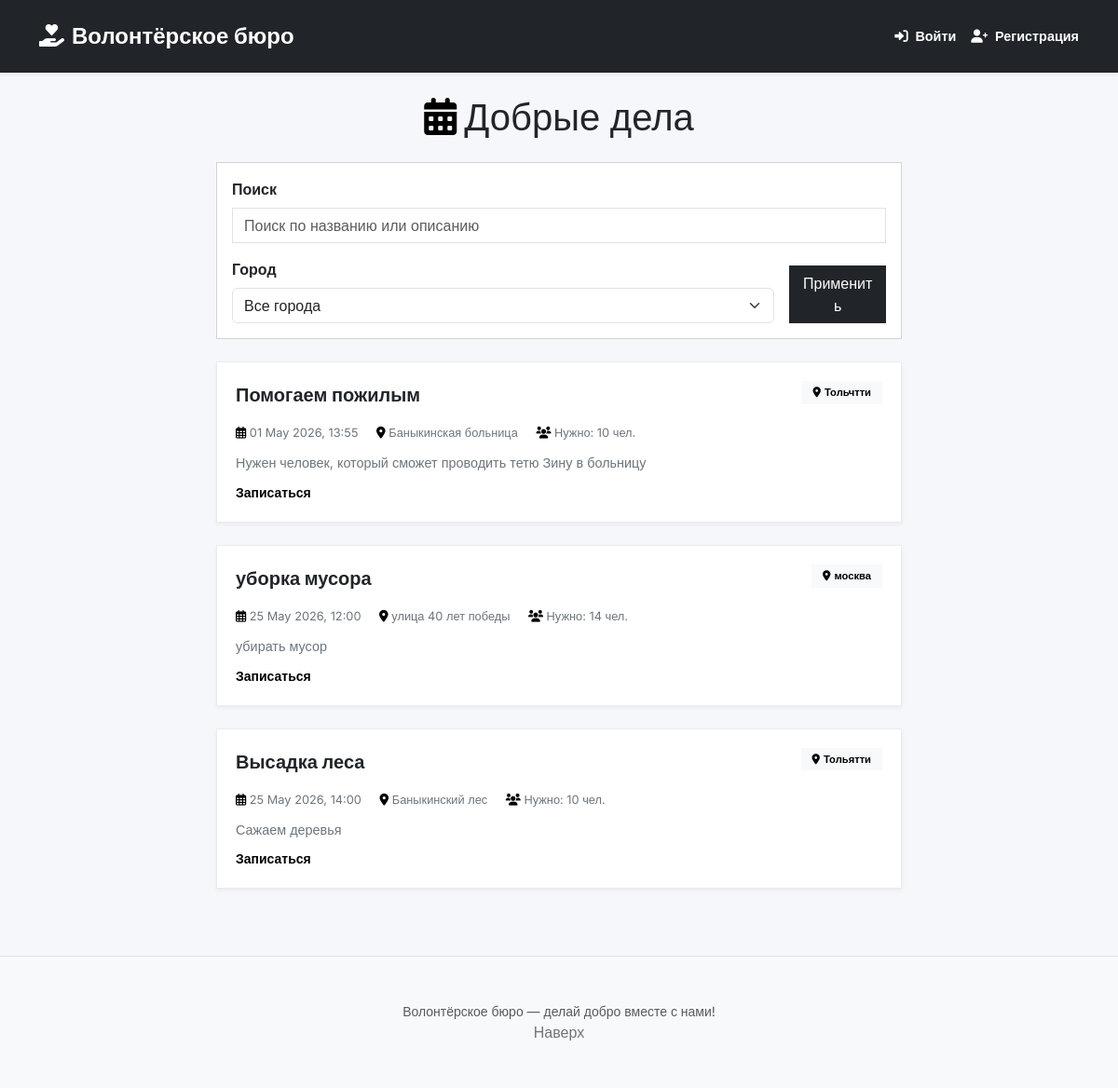
The page / on the database its author committed.
### data/models.py (models this page shows)
class Event(SqlAlchemyBase):
    __tablename__ = 'events'
    id = sqlalchemy.Column(sqlalchemy.Integer, primary_key=True, autoincrement=True)
    title = sqlalchemy.Column(sqlalchemy.String, nullable=False)
    description = sqlalchemy.Column(sqlalchemy.String, nullable=False)
    date = sqlalchemy.Column(sqlalchemy.DateTime, nullable=False)
    location = sqlalchemy.Column(sqlalchemy.String, nullable=False)
    city = sqlalchemy.Column(sqlalchemy.String, nullable=False)
    author_id = sqlalchemy.Column(sqlalchemy.Integer, sqlalchemy.ForeignKey("users.id"), nullable=False)
    max_volunteers = sqlalchemy.Column(sqlalchemy.Integer, default=10)

### app.py (the view)
@app.route('/')
def index():
    city_filter = request.args.get('city', '')
    search_query = request.args.get('search', '')
    sort_by = request.args.get('sort', 'date')
    session = db_session.create_session()
    query = session.query(Event)
    if search_query:
        query = query.filter((Event.title.contains(search_query)) | (Event.description.contains(search_query)))
    if city_filter:
        query = query.filter(Event.city == city_filter)
    query = query.order_by(Event.date)
    events = query.all()
    cities = session.query(Event.city).distinct().all()
    cities = [c[0] for c in cities]
    session.close()
    return render_template('index.html', events=events, cities=cities, current_city=city_filter,
                           search_query=search_query)

### data/db_session.py (called while the page is built)
def create_session() -> Session:
    global __factory
    return __factory()

### templates/index.html (shortened to what this page needs)
{% extends "base.html" %}
{% block content %}
<div class="row">
    <div class="col-lg-8 mx-auto">
        <h1 class="text-center mb-4">
            <i class="fas fa-calendar-alt me-2"></i>Добрые дела
        </h1>
        <form method="GET" class="card mb-4 p-3">
            <div class="row g-3">
                <div class="col-md-12">
                    <label class="form-label fw-semibold">
                        Поиск
                    </label>
                    <div class="input-group">
                        <input type="text" name="search" class="form-control"
                               placeholder="Поиск по названию или описанию"
                               value="{{ search_query }}">
                    </div>
                </div>
                <div class="col-md-10">
                    <label class="form-label fw-semibold">
                        Город
                    </label>
                    <select name="city" class="form-select">
                        <option value="">Все города</option>
                    </select>
                </div>
                <div class="col-md-2 d-flex align-items-end">
                    <button type="submit" class="btn btn-dark w-100">
                        Применить
                    </button>
                </div>
            </div>
        </form>
        {% if events %}
            {% for event in events %}
            <div class="post-item">
                <div class="d-flex flex-wrap justify-content-between align-items-start mb-2">
                    <div class="post-title">{{ event.title }}</div>
                    <span class="post-category">
                        <i class="fas fa-map-marker-alt me-1"></i>{{ event.city }}
                    </span>
                </div>
                <div class="post-meta">
                    <span><i class="far fa-calendar-alt"></i> {{ event.date.strftime('%d %B %Y, %H:%M') }}</span>
                    <span class="ms-3"><i class="fas fa-location-dot"></i> {{ event.location }}</span>
                    <span class="ms-3"><i class="fas fa-users"></i> Нужно: {{ event.max_volunteers }} чел.</span>
                </div>
                <p class="text-secondary mb-2" style="font-size: 0.9rem;">{{ event.description }}</p>
                <div class="mt-2">
                    <a href="/event_detail/{{ event.id }}" class="text-decoration-none small fw-semibold">
                        Записаться
                    </a>
                </div>
            </div>
            {% endfor %}
        {% endif %}
    </div>
</div>
{% endblock %}

### templates/base.html (shortened to what this page needs)
<!doctype html>
<html lang="ru" dir="ltr" data-bs-theme="auto">
<head>
    <link href="https://cdn.jsdelivr.net/npm/bootstrap@5.3.0/dist/css/bootstrap.min.css" rel="stylesheet">
    <link rel="stylesheet" href="https://cdnjs.cloudflare.com/ajax/libs/font-awesome/6.0.0-beta3/css/all.min.css">
</head>
<body>
<nav class="navbar navbar-dark bg-dark shadow-sm py-3">
    <div class="container">
        <a class="navbar-brand blog-header-logo" href="/">
            <i class="fas fa-hand-holding-heart me-2"></i>Волонтёрское бюро
        </a>
        <div class="d-flex gap-3">
            {% if current_user.is_authenticated %}
                <a href="/profile">
                    <i class="fas fa-user me-1"></i> Профиль
                </a>
                <a href="/create_event">
                    <i class="fas fa-plus-circle me-1"></i> Создать событие
                </a>
                <a href="/logout">
                    <i class="fas fa-sign-out-alt me-1"></i> Выйти
                </a>
            {% else %}
                <a href="/login">
                    <i class="fas fa-sign-in-alt me-1"></i> Войти
                </a>
                <a href="/register">
                    <i class="fas fa-user-plus me-1"></i> Регистрация
                </a>
            {% endif %}
        </div>
    </div>
</nav>
<main class="container my-4">
    {% block content %}{% endblock %}
</main>
<footer class="py-5 text-center text-body-secondary bg-body-tertiary mt-5 border-top">
    <div class="container">
        <p class="small mb-0">Волонтёрское бюро — делай добро вместе с нами!</p>
        <p class="mb-0"><a href="#" class="text-decoration-none">Наверх</a></p>
    </div>
</footer>
</body>
</html>

### templates/base.html (style rules this page uses)
body { font-family: 'Inter', sans-serif; background: #f5f7fb; }
.card, .btn, .form-control, .alert, .nav-link, .badge, .list-group-item { border-radius: 0px !important; }
.navbar-dark.bg-dark { background-color: #212529 !important; }
.blog-header-logo { font-size: 1.5rem; font-weight: 700; color: white; text-decoration: none; }
.blog-header-logo i { color: white !important; }
.navbar a i { color: white !important; }
.d-flex.gap-3 a { color: white !important; text-decoration: none; font-weight: 600; font-size: 0.9rem; }
.post-item { background: white; border-radius: 0px; padding: 1.25rem; margin-bottom: 1.5rem; border: 1px solid #e9ecef; transition: transform 0.1s; box-shadow: 0 2px 4px rgba(0,0,0,0.05); }
.post-title { font-weight: 700; font-size: 1.25rem; color: #212529; margin-bottom: 0.5rem; }
.post-meta { font-size: 0.8rem; color: #6c757d; margin-bottom: 0.75rem; }
.post-category { background: #f8f9fa; color: #000000; padding: 0.25rem 0.75rem; border-radius: 0px; font-size: 0.7rem; font-weight: 600; }
.fas, .far { color: #000000; }
a { color: #000000; text-decoration: none; }
.navbar a i, .navbar .d-flex a i { color: white !important; }
.navbar-brand i { color: white !important; }
footer a { color: #6c757d; }

### rows shown on the page
Event: title "Помогаем пожилым", city "Тольчтти", date "01 May 2026, 13:55", location "Баныкинская больница", max_volunteers "10", description "Нужен человек, который сможет проводить тетю Зину в больницу"
Event: title "уборка мусора", city "москва", date "25 May 2026, 12:00", location "улица 40 лет победы", max_volunteers "14", description "убирать мусор"
Event: title "Высадка леса", city "Тольятти", date "25 May 2026, 14:00", location "Баныкинский лес", max_volunteers "10", description "Сажаем деревья"
